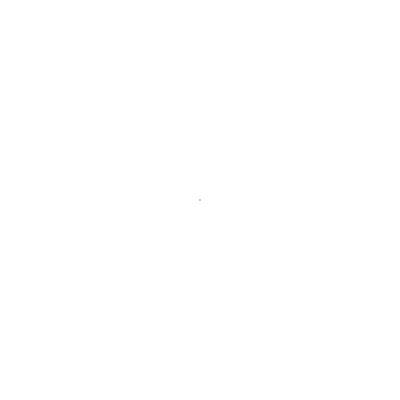
Frame 1 (no input)
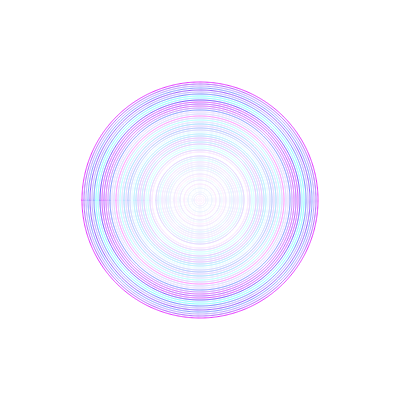
Frame 60 (no input)
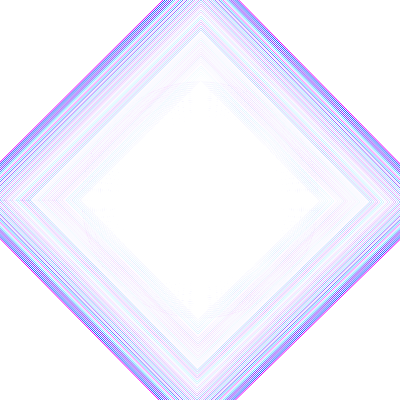
Frame 120 (the mouse pressed at the canvas centre since frame 60)

The p5.js sketch that drew these frames (run headless with seeded random() and noise() and a simulated clock; from frame 60 on, the mouse is pressed at the canvas centre):

// p5.js sketch
// ── sketch.js
const sketchHeight = 400;
const sketchWidth = 400;

let angle = 0;
let r = 0;

function setup() {
  createCanvas(sketchWidth, sketchHeight);
  frameRate(100);
}

function draw() {
  background(255, 10);
  translate(200, 200);
  noFill();
  strokeWeight(1);
  stroke(random(0,255), random(0,255), 255);

  let increment = map(mouseX, 0, width, 0.01, PI);

  beginShape();
    for (let a = 0; a < TWO_PI; a += increment) {
      let x = r * cos(a)
      let y = r * sin(a)
      vertex(x,y);
    }
  endShape(CLOSE);

  r -= 2;

  if (r < -300){
    r = 300;
  }
}
